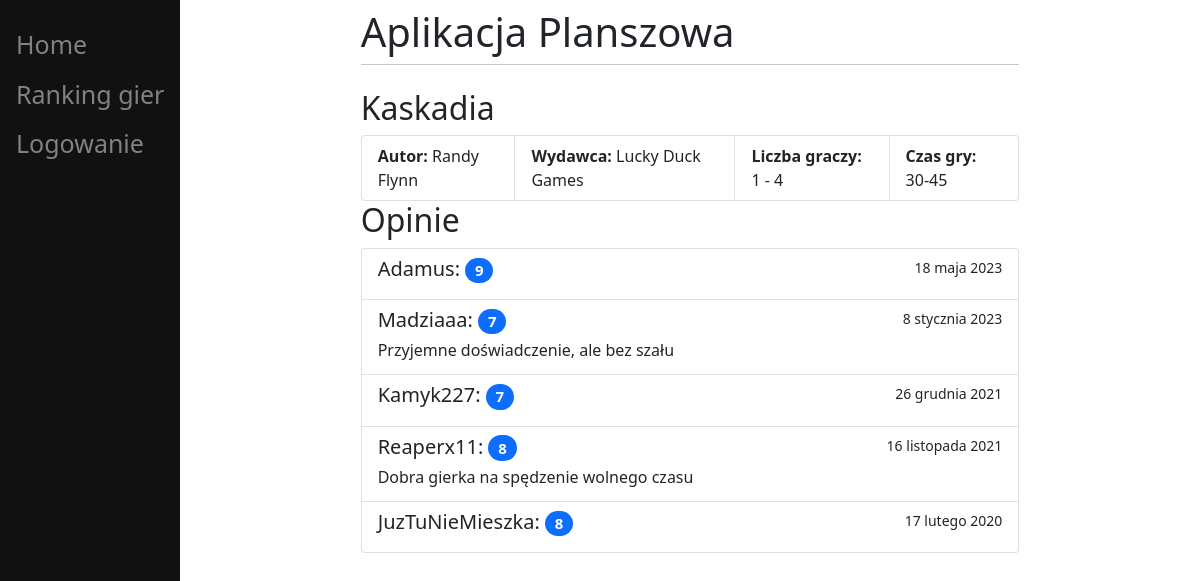
The page /board_games/6 on the database its author committed.
### Board_games/models.py (models this page shows, shortened)
class BoardGames(models.Model):
    title = models.TextField()
    author = models.TextField(blank=True, null=True)
    publisher = models.TextField(blank=True, null=True)
    min_players = models.IntegerField(blank=True, null=True)
    max_players = models.IntegerField(blank=True, null=True)
    time = models.TextField(blank=True, null=True)
    class Meta:
        db_table = 'Board_games'

class Comments(models.Model):
    game = models.ForeignKey(BoardGames, on_delete=models.CASCADE, db_column='game_id')
    user = models.ForeignKey(Users, on_delete=models.CASCADE, db_column='user_id')
    rating = models.IntegerField(blank=True, null=True)
    comment = models.TextField(blank=True, null=True)
    comment_date = models.DateField()
    UniqueConstraint(fields=['game', 'user'], name='unique_comment')
    CheckConstraint(check=Q(rating__gte=0) & Q(rating__lte=10), name='comments_rating_range',)
    class Meta:
        db_table = 'Comments'

class Users(AbstractUser):
    first_name = models.CharField(max_length=32, blank=True, null=True)
    last_name = models.CharField(max_length=32, blank=True, null=True)
    email = models.EmailField(unique=True)
    role = models.ForeignKey(Roles, on_delete=models.PROTECT, db_column='role_id', default=1)
    groups = models.ManyToManyField(Group, related_name='user_groups', blank=True)
    USERNAME_FIELD = 'email'
    REQUIRED_FIELDS = ['username', 'role']
    class Meta:
        db_table = 'Users'

### Board_games/views.py (the view, shortened to what this page needs)
# urls.py: path("board_games/<int:id>", views.board_games, name="board_games"),
def board_games(response, id):
    game = BoardGames.objects.get(id=id)
    return render(response, "Board_games/board_games.html",{"game": game})

### Board_games/templates/Board_games/board_games.html (shortened to what this page needs)
{% extends "base.html" %}
{% block content %}
    <h2>{{ game.title }}</h2>
    <ul class="list-group list-group-horizontal">
        <li class="list-group-item"><strong>Autor:</strong> {{ game.author }}</li>
        <li class="list-group-item"><strong>Wydawca:</strong> {{ game.publisher }}</li>
        <li class="list-group-item"><strong>Liczba graczy:</strong> {{ game.min_players }} - {{ game.max_players }}</li>
        <li class="list-group-item"><strong>Czas gry:</strong> {{ game.time }}</li>
    </ul>
    <h2>Opinie</h2>
<div class="list-group">
    {% for comment in game.comments_set.all|dictsortreversed:"comment_date" %}
       <a class="list-group-item list-group-item-action" data-bs-toggle="modal" data-bs-target="#exampleModal" data-comment-id="{{ comment.id }}"  data-username="{{ comment.user.username }}" aria-current="true">
            <div class="d-flex w-100 justify-content-between">
                <h5 class="mb-1">{{ comment.user.username }}: <span class="badge bg-primary rounded-pill">{{ comment.rating }}</span></h5>
                <small>{{ comment.comment_date }}</small>
            </div>
            <p class="mb-1">{{ comment.comment }}</p>
        </a>
    {% endfor %}
</div>
{% endblock %}

### rows shown on the page
BoardGames: title "Kaskadia", author "Randy Flynn", publisher "Lucky Duck Games", min_players "1", max_players "4", time "30-45"
Comments: user.username "Adamus", rating "9", comment_date "18 maja 2023"
Comments: user.username "Madziaaa", rating "7", comment_date "8 stycznia 2023", comment "Przyjemne doświadczenie, ale bez szału"
Comments: user.username "Kamyk227", rating "7", comment_date "26 grudnia 2021"
Comments: user.username "Reaperx11", rating "8", comment_date "16 listopada 2021", comment "Dobra gierka na spędzenie wolnego czasu"
Comments: user.username "JuzTuNieMieszka", rating "8", comment_date "17 lutego 2020"
